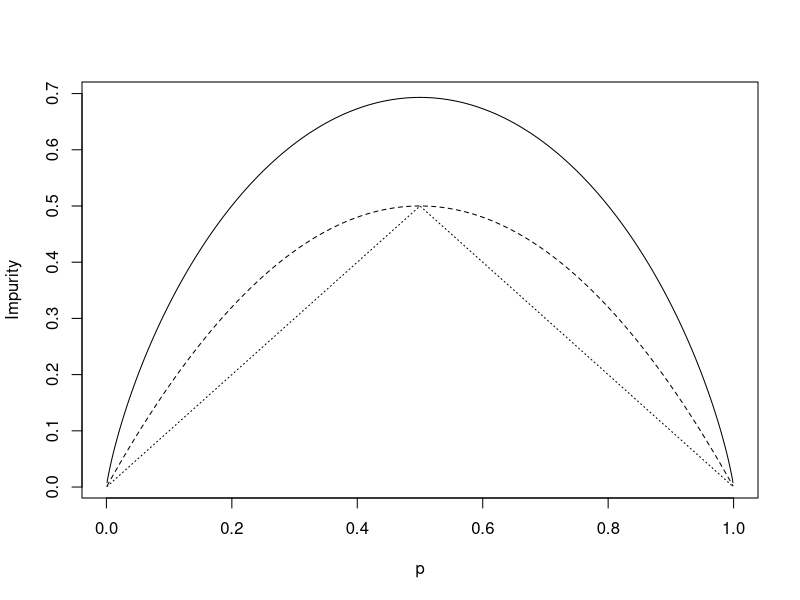

This chart was generated by the following R code:
### code for impurity function plots

x <- seq(0.001,0.999,by=0.001)

f1<- -x*log(x) -(1-x)*log(1-x)
f2<- 2*x*(1-x)
f3<- pmin(x,1-x)
getwd()
pdf(file='impurity_plot.pdf')
plot(x,f1,type='l', xlab='p', ylab='Impurity')
lines(x,f2, lty=2)
lines(x,f3, lty=3)
dev.off()